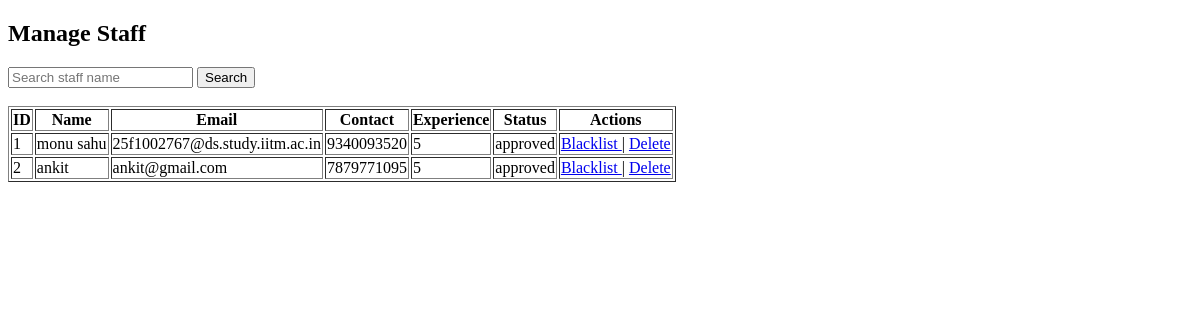
Before: /admin/staff (signed in) with the older database file.
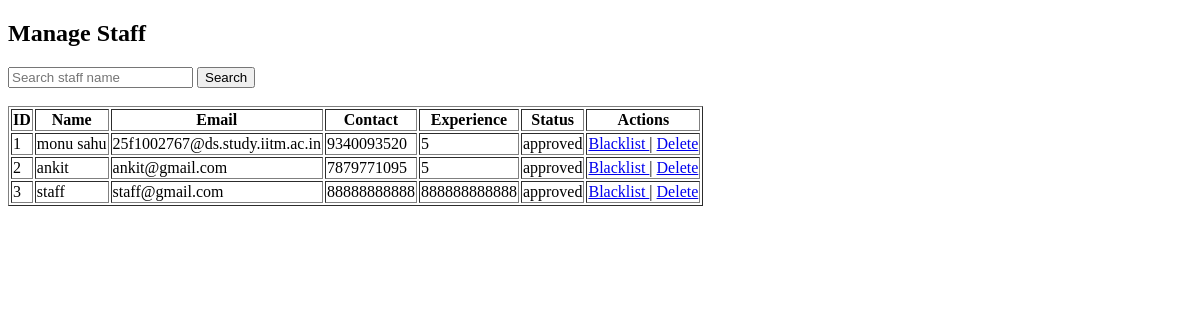
After: the same page with the newer database file.
### models.py (models this page shows)
class StaffProfile(db.Model):
    __tablename__ = "staff_profiles"
    id = db.Column(db.Integer, primary_key=True)
    user_id = db.Column(
        db.Integer,
        db.ForeignKey("users.id"),
        nullable=False,
        unique=True
    )
    contact_number = db.Column(db.String(20))
    experience_years = db.Column(db.Integer)
    approval_status = db.Column(
        db.String(20),
        default="pending"
    )
    assigned_treks = db.relationship(
        "Trek",
        backref="assigned_staff",
        lazy=True
    )

class User(db.Model):
    __tablename__ = "users"
    id = db.Column(db.Integer, primary_key=True)
    username = db.Column(db.String(100), unique=True, nullable=False)
    email = db.Column(db.String(150), unique=True, nullable=False)
    password = db.Column(db.String(255), nullable=False)
    role = db.Column(db.String(20), nullable=False)
    is_active = db.Column(db.Boolean, default=True)
    is_blacklisted = db.Column(db.Boolean, default=False)
    created_at = db.Column(
        db.DateTime,
        default=datetime.utcnow
    )
    bookings = db.relationship(
        "Booking",
        backref="user",
        lazy=True,
        cascade="all, delete-orphan"
    )
    staff_profile = db.relationship(
        "StaffProfile",
        backref="user",
        uselist=False
    )

### app.py (the view)
@app.route("/admin/staff")
def manage_staff():
    if "user_id" not in session:
        return redirect("/login")
    if session["role"] != "admin":
        return "Access Denied"
    search = request.args.get("search")
    staff_members = StaffProfile.query
    if search:
        staff_members = staff_members.join(User).filter(
            User.username.contains(search)
        )
    staff_members = staff_members.all()
    return render_template(
        "manage_staff.html",
        staff_members=staff_members
    )

### templates/manage_staff.html (shortened to what this page needs)
<!DOCTYPE html>
<html>
<head>
</head>
<body>
<h2>Manage Staff</h2>
<form method="GET">
    <input
        type="text"
        name="search"
        placeholder="Search staff name">
    <button type="submit">
        Search
    </button>
</form>
<br>
<table border="1">
    <tr>
        <th>ID</th>
        <th>Name</th>
        <th>Email</th>
        <th>Contact</th>
        <th>Experience</th>
        <th>Status</th>
        <th>Actions</th>
    </tr>
    {% for staff in staff_members %}
    <tr>
        <td>{{ staff.id }}</td>
        <td>{{ staff.user.username }}</td>
        <td>{{ staff.user.email }}</td>
        <td>{{ staff.contact_number }}</td>
        <td>{{ staff.experience_years }}</td>
        <td>{{ staff.approval_status }}</td>
        <td>
        {% if staff.user.is_blacklisted %}
            <a href="/activate-staff/{{ staff.id }}">
                Activate
            </a>
        {% else %}
            <a href="/blacklist-staff/{{ staff.id }}">
                Blacklist
            </a>
        {% endif %}
        |
        <a href="/delete-staff/{{ staff.id }}">
            Delete
        </a>
        </td>
    </tr>
    {% endfor %}
</table>
</body>
</html>

Changed rows visible on the page:
added StaffProfile: id "3", user.username "staff", user.email "staff@gmail.com", contact_number "88888888888", experience_years "888888888888", approval_status "approved"
